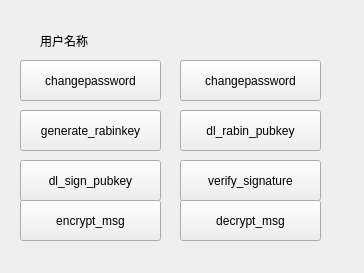
<?xml version="1.0" encoding="UTF-8"?>
<ui version="4.0">
 <class>UserInterface</class>
 <widget class="QWidget" name="UserInterface">
  <property name="geometry">
   <rect>
    <x>0</x>
    <y>0</y>
    <width>364</width>
    <height>273</height>
   </rect>
  </property>
  <property name="windowTitle">
   <string>Form</string>
  </property>
  <widget class="QLabel" name="la_showname">
   <property name="geometry">
    <rect>
     <x>40</x>
     <y>20</y>
     <width>131</width>
     <height>41</height>
    </rect>
   </property>
   <property name="text">
    <string>用户名称</string>
   </property>
  </widget>
  <widget class="QPushButton" name="bt_dl_rabin_pubkey">
   <property name="geometry">
    <rect>
     <x>180</x>
     <y>110</y>
     <width>141</width>
     <height>41</height>
    </rect>
   </property>
   <property name="text">
    <string>dl_rabin_pubkey</string>
   </property>
  </widget>
  <widget class="QPushButton" name="bt_generateRabinKey">
   <property name="geometry">
    <rect>
     <x>20</x>
     <y>110</y>
     <width>141</width>
     <height>41</height>
    </rect>
   </property>
   <property name="text">
    <string>generate_rabinkey</string>
   </property>
  </widget>
  <widget class="QPushButton" name="bt_dl_raspubkey">
   <property name="geometry">
    <rect>
     <x>20</x>
     <y>160</y>
     <width>141</width>
     <height>41</height>
    </rect>
   </property>
   <property name="text">
    <string>dl_sign_pubkey</string>
   </property>
  </widget>
  <widget class="QPushButton" name="bt_encrypt_msg">
   <property name="geometry">
    <rect>
     <x>20</x>
     <y>200</y>
     <width>141</width>
     <height>41</height>
    </rect>
   </property>
   <property name="text">
    <string>encrypt_msg</string>
   </property>
  </widget>
  <widget class="QPushButton" name="bt_decrypt_msg">
   <property name="geometry">
    <rect>
     <x>180</x>
     <y>200</y>
     <width>141</width>
     <height>41</height>
    </rect>
   </property>
   <property name="text">
    <string>decrypt_msg</string>
   </property>
  </widget>
  <widget class="QPushButton" name="bt_verify_signature">
   <property name="geometry">
    <rect>
     <x>180</x>
     <y>160</y>
     <width>141</width>
     <height>41</height>
    </rect>
   </property>
   <property name="text">
    <string>verify_signature</string>
   </property>
  </widget>
  <widget class="QLabel" name="la_status">
   <property name="geometry">
    <rect>
     <x>0</x>
     <y>250</y>
     <width>361</width>
     <height>21</height>
    </rect>
   </property>
   <property name="text">
    <string/>
   </property>
  </widget>
  <widget class="QPushButton" name="bt_changepwd">
   <property name="geometry">
    <rect>
     <x>180</x>
     <y>60</y>
     <width>141</width>
     <height>41</height>
    </rect>
   </property>
   <property name="text">
    <string>changepassword</string>
   </property>
  </widget>
  <widget class="QPushButton" name="bt_change_sign">
   <property name="geometry">
    <rect>
     <x>20</x>
     <y>60</y>
     <width>141</width>
     <height>41</height>
    </rect>
   </property>
   <property name="text">
    <string>changepassword</string>
   </property>
  </widget>
 </widget>
 <resources/>
 <connections/>
</ui>
